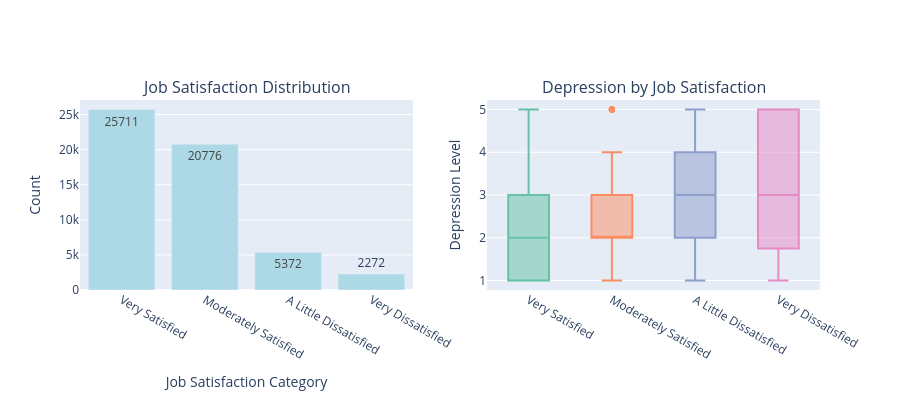

The cell this chart's notebook holds for it:
### Markdown cell above
## Data Visualization and Understanding the Ordinal Structure

Let's visualize our data to understand the distribution and relationship between depression and job satisfaction categories.

### Code cell
# Create visualizations to understand the ordinal structure
import plotly.express as px
import plotly.graph_objects as go
from plotly.subplots import make_subplots

# First, let's look at the distribution of job satisfaction categories
fig = make_subplots(rows=1, cols=2, 
                    subplot_titles=['Job Satisfaction Distribution', 'Depression by Job Satisfaction'],
                    specs=[[{'type': 'bar'}, {'type': 'box'}]])

# Job satisfaction counts
job_sat_counts = df['satjob'].value_counts().sort_index()
labels = ['Very Satisfied', 'Moderately Satisfied', 'A Little Dissatisfied', 'Very Dissatisfied']

fig.add_trace(
    go.Bar(x=labels, y=job_sat_counts.values, 
           text=job_sat_counts.values, textposition='auto',
           marker_color='lightblue'),
    row=1, col=1
)

# Box plot of depression by job satisfaction
for i, sat_level in enumerate([1.0, 2.0, 3.0, 4.0], 1):
    data_subset = df[df['satjob'] == sat_level]['hlthdep']
    fig.add_trace(
        go.Box(y=data_subset, name=labels[i-1], 
               marker_color=px.colors.qualitative.Set2[i-1]),
        row=1, col=2
    )

fig.update_layout(height=400, showlegend=False)
fig.update_xaxes(title_text='Job Satisfaction Category', row=1, col=1)
fig.update_yaxes(title_text='Count', row=1, col=1)
fig.update_yaxes(title_text='Depression Level', row=1, col=2)
fig.show()

print(f'Sample size: {len(df)} observations')
print(f'Job satisfaction categories: {sorted(df["satjob"].unique())}')
print(f'Depression range: {df["hlthdep"].min():.1f} to {df["hlthdep"].max():.1f}')

### Figure 1 — Plotly figure (JSON) as saved in the notebook; plotly's stock layout.template omitted (floating-point values rounded to 4 significant figures; data arrays with more than 128 entries replaced by an {"elided": "..."} marker saying what was removed)
{"data": [{"marker": {"color": "lightblue"}, "text": [25710.0, 20780.0, 5372.0, 2272.0], "textposition": "auto", "type": "bar", "x": ["Very Satisfied", "Moderately Satisfied", "A Little Dissatisfied", "Very Dissatisfied"], "xaxis": "x", "y": [25711, 20776, 5372, 2272], "yaxis": "y"}, {"marker": {"color": "rgb(102,194,165)"}, "name": "Very Satisfied", "type": "box", "xaxis": "x2", "y": {"elided": "25711 float values"}, "yaxis": "y2"}, {"marker": {"color": "rgb(252,141,98)"}, "name": "Moderately Satisfied", "type": "box", "xaxis": "x2", "y": {"elided": "20776 float values"}, "yaxis": "y2"}, {"marker": {"color": "rgb(141,160,203)"}, "name": "A Little Dissatisfied", "type": "box", "xaxis": "x2", "y": {"elided": "5372 float values"}, "yaxis": "y2"}, {"marker": {"color": "rgb(231,138,195)"}, "name": "Very Dissatisfied", "type": "box", "xaxis": "x2", "y": {"elided": "2272 float values"}, "yaxis": "y2"}], "layout": {"annotations": [{"font": {"size": 16}, "showarrow": false, "text": "Job Satisfaction Distribution", "x": 0.225, "xanchor": "center", "xref": "paper", "y": 1, "yanchor": "bottom", "yref": "paper"}, {"font": {"size": 16}, "showarrow": false, "text": "Depression by Job Satisfaction", "x": 0.775, "xanchor": "center", "xref": "paper", "y": 1, "yanchor": "bottom", "yref": "paper"}], "height": 400, "showlegend": false, "xaxis": {"anchor": "y", "domain": [0, 0.45], "title": {"text": "Job Satisfaction Category"}}, "xaxis2": {"anchor": "y2", "domain": [0.55, 1]}, "yaxis": {"anchor": "x", "domain": [0, 1], "title": {"text": "Count"}}, "yaxis2": {"anchor": "x2", "domain": [0, 1], "title": {"text": "Depression Level"}}}}
